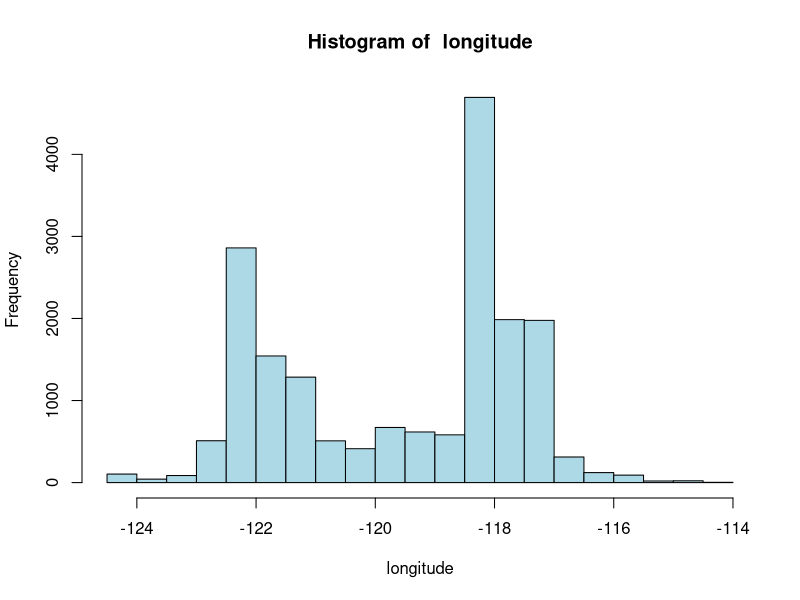
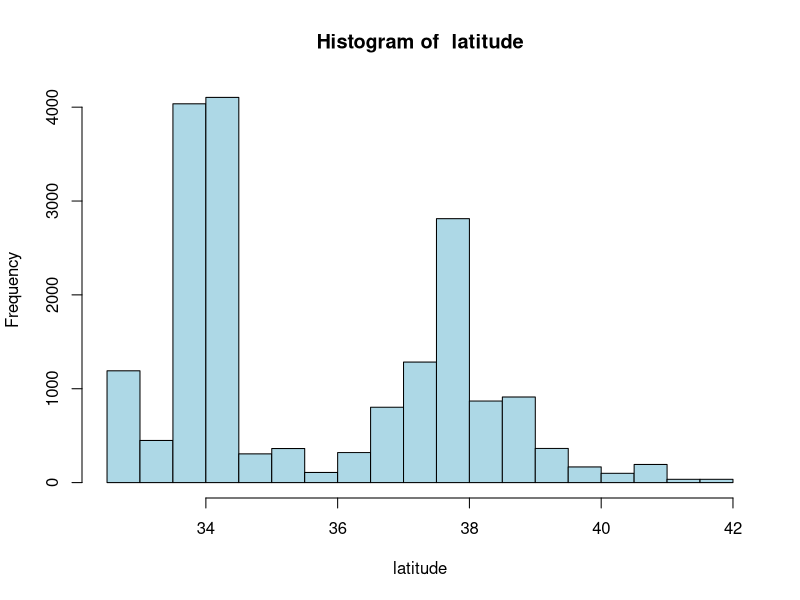
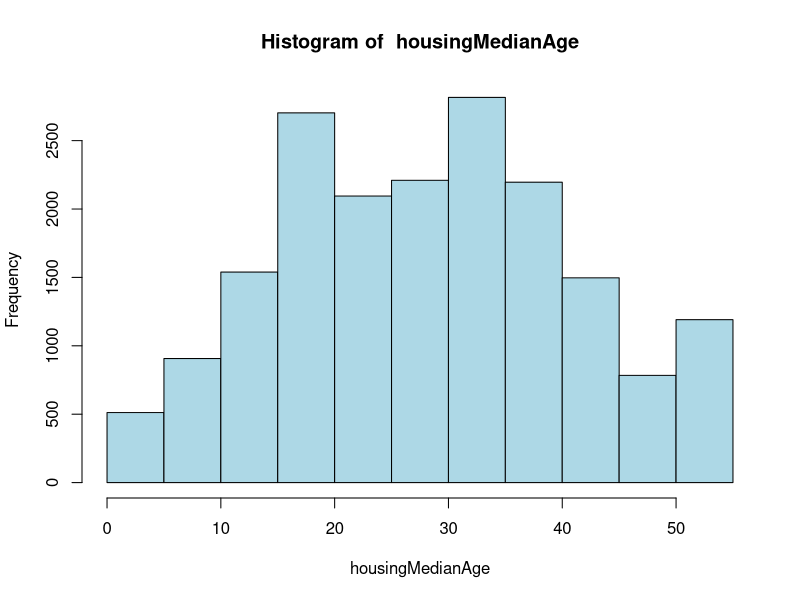
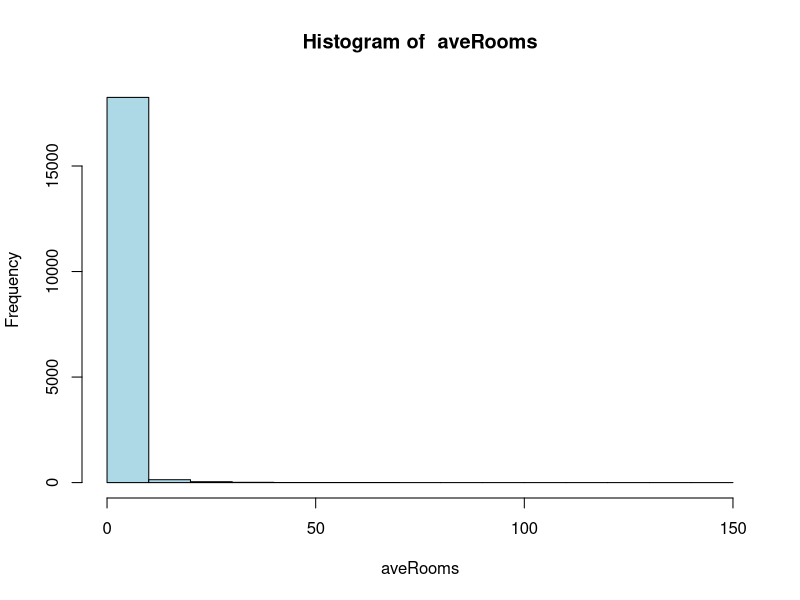
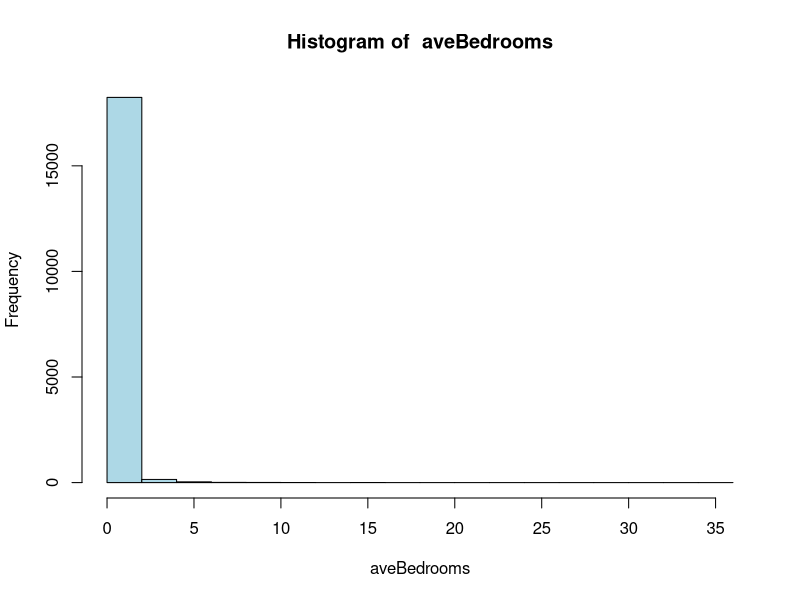
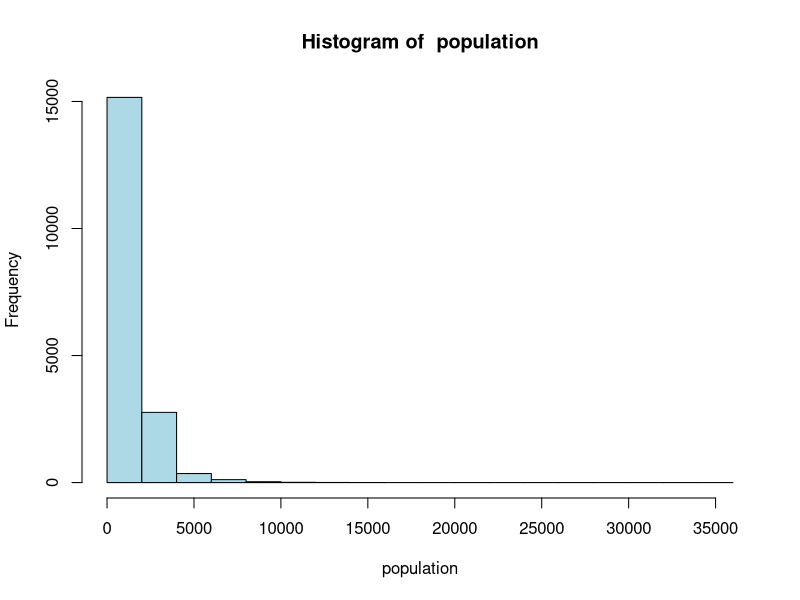
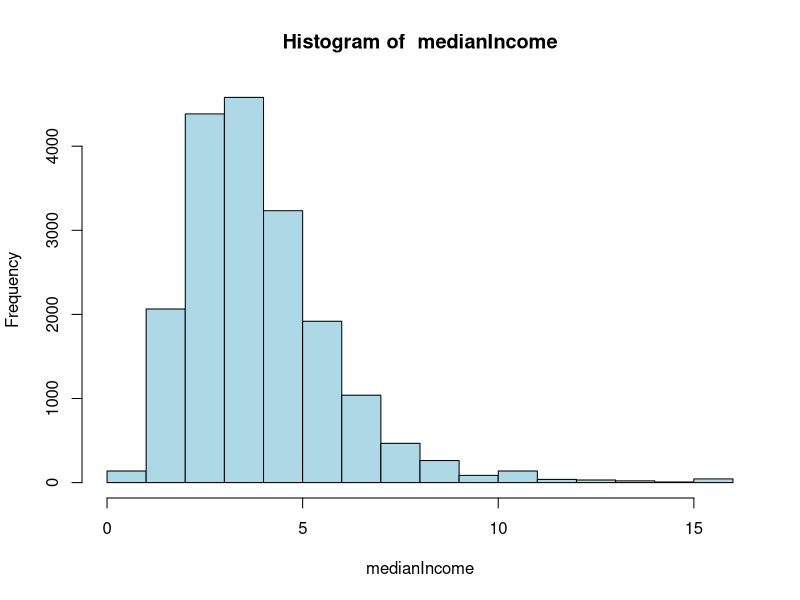
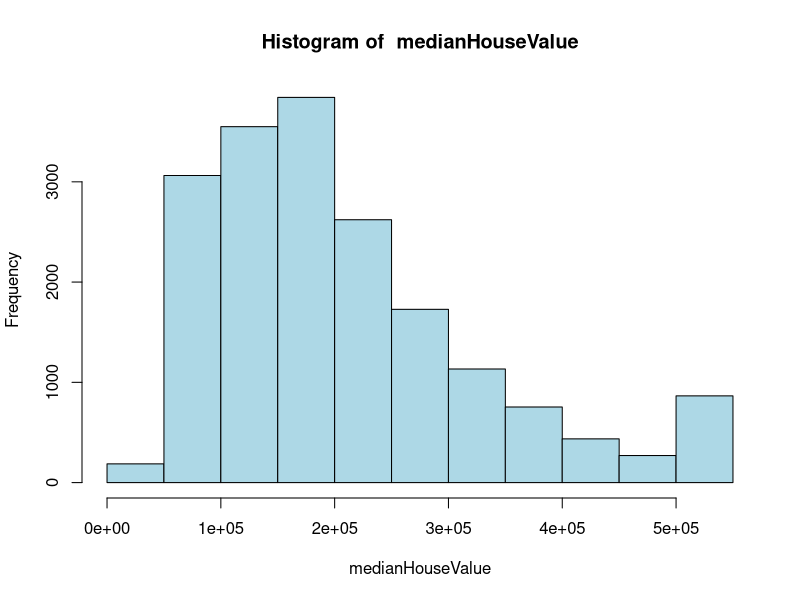

These figures' R source, in order:
## ---- chunk 1
knitr::opts_chunk$set(echo = TRUE)
## ---- chunk 2
# Load Libraries
library(dplyr)
library(ggplot2)
library(GGally)
library(car)

# Read dataset
data <- read.csv("Assignt1_data.csv", header = TRUE, stringsAsFactors = FALSE)

# Check data
str(data)
head(data)
summary(data)

## Data cleaning ##

# Missing values
missing_values <- sapply(data, function(x) sum(is.na(x)))
print(missing_values)

data_clean <- na.omit(data)
cat("Dimensions of original data: ", dim(data), "\n")
cat("Dimensions of cleaned data: ", dim(data_clean), "\n")

summary(data_clean)

# Count the number of duplicate rows
num_duplicates <- sum(duplicated(data))
cat("Number of duplicate rows:", num_duplicates, "\n")

data_clean <- distinct(data_clean)

# Define cleaned dataset as data again
data <- data_clean

## ---- chunk 3
## Numerical Analysis ##

summary(data)

numeric_vars <- sapply(data, is.numeric)
numeric_vars["id"] <- FALSE # Not necessary for numerical and graphical analysis
std_devs <- sapply(data[, numeric_vars], sd)
print(std_devs)

## Graphical Analysis ##

# Histogram for numeric variables
numeric_vars_names <- names(data)[numeric_vars]

for (var in numeric_vars_names) {
  hist(data[[var]],
       main=paste("Histogram of ", var),
       xlab=var,
       col="lightblue",
       border="black"
  )
}

# Box plots to identify outliers
for (var in numeric_vars_names) {
  boxplot(data[[var]],
          main=paste("Boxplot of ", var),
          xlab=var,
          col="lightblue",
          border="black"
  )
}

# Scatter plot matrix for numeric variables
print(numeric_vars)
pairs(data[, numeric_vars],
      main = "Scatterplot Matrix of Numerical Variables",
      pch=19,
      cex=0.5,
      col="lightblue",
      border="black"
)
## ---- chunk 4
# Convert oceanProximity to a factor and ignore id so make it a factor
data$oceanProximity <- as.factor(data$oceanProximity)
data$id <- as.factor(data$id)

## Make Initial MLR ##
initial_MLR <- lm(medianHouseValue ~ . - id, data=data)

# Analyse Initial Model
summary(initial_MLR)
anova(initial_MLR)

plot(initial_MLR)

# Check for collinearity
vif(initial_MLR)
